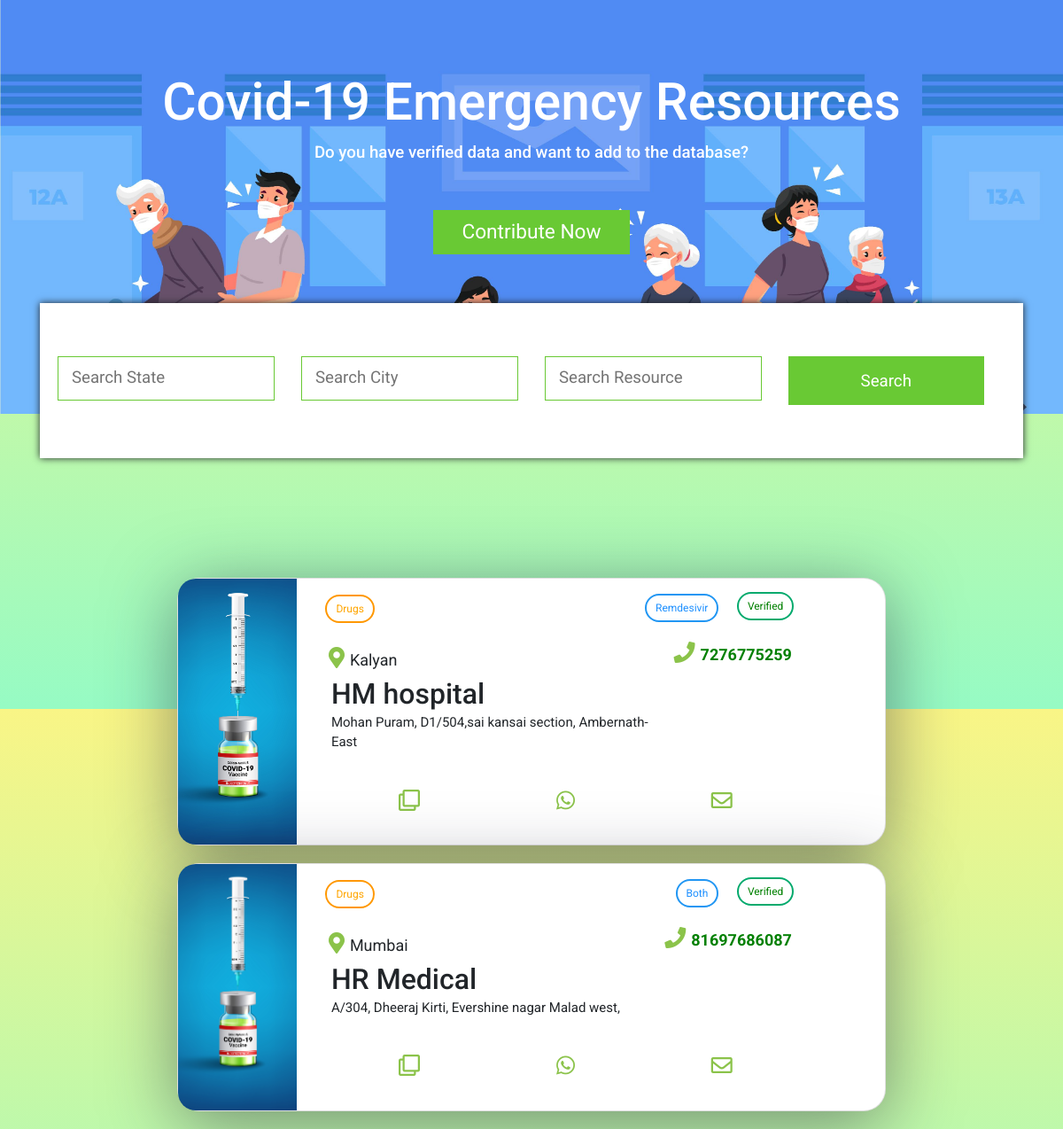
Screenshot of /leads/injectionleads with the database file from the repository.
### srotApp/models.py (models this page shows, shortened)
class Injection(models.Model):
    volunteer_verify = models.CharField(max_length=100, default="Unverified")
    injection_lead_name = models.CharField(max_length=100)
    injection_lead_email = models.CharField(max_length=100)
    injection_lead_contact = models.CharField(max_length=100)
    injection_lead_city = models.CharField(max_length=100)
    injection_lead_address = models.CharField(max_length=500)
    injection_lead_drugname = models.CharField(max_length=100)
    injection_lead_verify = models.CharField(max_length=100)
    injection_lead_details = models.CharField(max_length=500)

### srotApp/views.py (the view)
# urls.py: path('leads/injectionleads',views.injectionleads,name="injectionleads"),
def injectionleads(request):
    all_inj = Injection.objects.all()
    context = {'injs':all_inj}
    return render(request,'leads/injectionleads.html', context)

### templates/leads/injectionleads.html (shortened to what this page needs)
{% extends 'leads/filter.html' %}
{% block body %}
    <div>
        {% for inj in injs %}
        <div class="card">
            <div class="card-text">
                <div class="portada"  style="background-image: url('/media/images/leads/injection.jpg');">
                </div>
                <div class="title-total">
                    <br>
                    <div class="service-type"><button class="btn warning">Drugs</button></div>
                    <div class="service"><button class="btn info">{{ inj.injection_lead_drugname }}</button>
                    </div>
                    <div class="verified"><button class="btn success">{{ inj.injection_lead_verify }}</button></div>
                    <div class="contact"><button><i class="fas fa-phone"></i></button>{{ inj.injection_lead_contact }}
                    </div>
                    <div class="location"><button><i
                                class="fas fa-map-marker-alt"></i></button>{{ inj.injection_lead_city }}</div>
                    <h2>{{ inj.injection_lead_name }}</h2>
                    <div class="desc">{{ inj.injection_lead_address }}</div>
                    <div class="actions">
                        <button><i class="far fa-clone"></i></button>
                        <button><i class="fab fa-whatsapp"></i></button>
                        <button><i class="far fa-envelope"></i></button>
                    </div>
                </div>
            </div>
        </div>
        {% endfor %}
    </div>
{% endblock body %}

### media/css/cards.css (style rules this page uses)
body { font-family: Roboto, sans-serif; margin: 0; height: 100vh; display: grid; align-items: center; justify-items: center; background-image: linear-gradient(to top, #96fbc4 0%, #f9f586 100%); }
.card { background: #fff; border-radius: 4px; box-shadow: 0px 14px 80px rgba(34, 35, 58, 0.5); max-width: 800px; display: flex; flex-direction: row; border-radius: 25px; position: relative; margin-top: 10px !important; margin-bottom: 20px !important; }
.card h2 { margin-top: -30px; padding: 0 1rem; }
.card .contact { padding: 1rem; text-align: right; color: green; font-weight: bold; font-size: 18px; margin-top: -20px; margin-right: 9px; }
.card .location { padding: 2rem; text-align: left; font-size: 18px; margin-top: -80px; margin-left: -25px; }
.card .service { padding: inherit; text-align: right; font-weight: bold; font-size: 18px; margin-top: -87px; margin-right: 100px; }
.card .service-type { padding: inherit; text-align: left; font-weight: bold; font-size: 18px; margin-top: -80px; margin-right: 20px; margin-left: -13px; margin-bottom: -5px; }
.card .verified { padding: inherit; text-align: right; font-weight: bold; font-size: 18px; margin-top: -95px; }
.card .desc { padding: 0.5rem 1rem; font-size: 15px; margin-right: 161px; margin-top: -15px; margin-bottom: 20px; }
.card .actions { display: grid; grid-template-columns: repeat(3, 1fr); align-items: center; padding: 0.5rem 1rem; }
.card-text { display: grid; grid-template-columns: 0.7fr 2fr !important; }
.title-total { padding: 2.5em 1.5em 1.5em 1.5em; font-size: 15px; }
.portada { width: 100%; height: 100%; border-top-left-radius: 20px; border-bottom-left-radius: 20px; background-position: bottom center; background-size: cover; }
button { border: none; background: none; font-size: 24px; color: #8bc34a; cursor: pointer; transition: 0.5s; }
.btn { border: 2px solid black; background-color: white; color: black; padding: 5px 10px; font-size: 12px; cursor: pointer; border-radius:25px; }
.success { border-color: #04AA6D; color: green; }
.info { border-color: #2196F3; color: dodgerblue; margin-top: -10px; margin-right: -15px; }
.warning { border-color: #ff9800; color: orange; }
.desc { min-width: 400px; }

### rows the page displays
Injection: injection_lead_drugname "Remdesivir", injection_lead_verify "Verified", injection_lead_contact "7276775259", injection_lead_city "Kalyan", injection_lead_name "HM hospital", injection_lead_address "Mohan Puram, D1/504,sai kansai section, Ambernath-East"
Injection: injection_lead_drugname "Both", injection_lead_verify "Verified", injection_lead_contact "81697686087", injection_lead_city "Mumbai", injection_lead_name "HR Medical", injection_lead_address "A/304, Dheeraj Kirti, Evershine nagar Malad west,"
